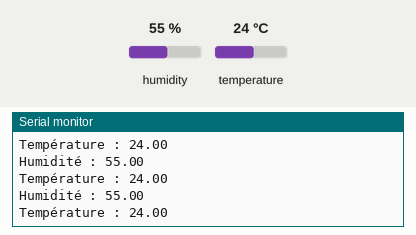
A sketch run on a simulated Arduino Uno, built with avr-gcc and run on an emulated ATmega328P. On the bench: the last lines printed to the serial monitor. The inputs (shaded band) are chosen by the test bench; at power-on: humidity 55 %, temperature 24 °C.

Above: at 2.8 s.
2.9 s: humidity set to 22 %
8.9 s: temperature set to 12 °C
At 10.0 s:
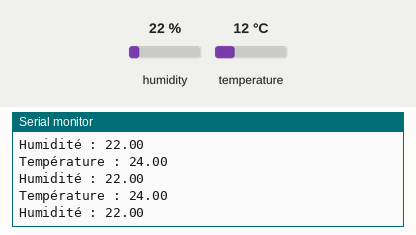
11.6 s: humidity set to 40 %
At 12.3 s:
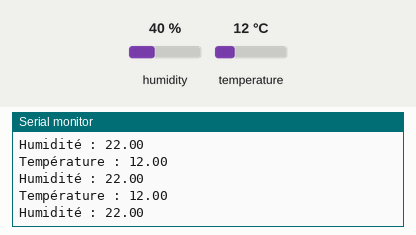
Timing chart, 0 to 14.6 s (numbered marks = the images above; inputs shaded):
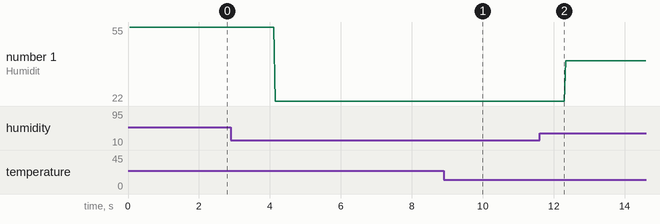

The sketch:

capteur_temperature.ino
```cpp
#include <DHT.h>
#include <DHT_U.h>


#define DHTPIN 2
#define DHTTYPE DHT22
DHT dht(DHTPIN,  DHTTYPE);
void setup(){
  Serial.begin(9600);
  Serial.print("starting");

  dht.begin();
 }
 void loop() {
      float h = dht.readHumidity();
      float t = dht.readTemperature();
      Serial.print("Humidité : ");
      Serial.println(h);
      Serial.print("Température : ");
      Serial.println(t);

  }
```

Measured:
- plotted number 1: 55 → 22 after the input at 2.9 s, 22 → 40 after the input at 11.6 s
